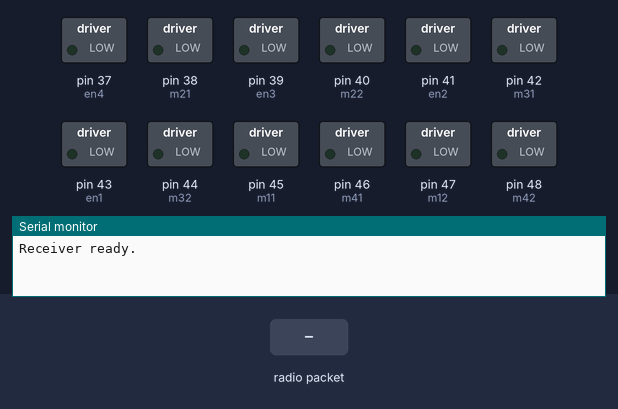
A sketch run on a simulated Arduino Mega 2560, built with avr-gcc and run on an emulated ATmega2560. On the bench: switched loads named in the sketch (green lamp = pin HIGH), the last lines printed to the serial monitor. The inputs (shaded band) are chosen by the test bench. No radio packets arrive unless stated.

Above: at 1.2 s.
1.3 s: radio packet "0011" arrives
At 1.42 s:
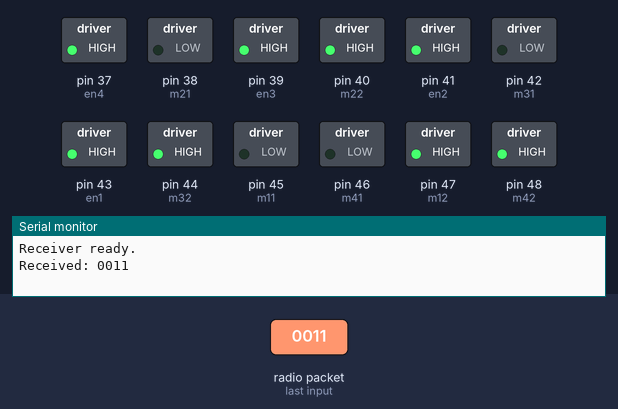
3.0 s: radio packet "0100" arrives
At 3.12 s:
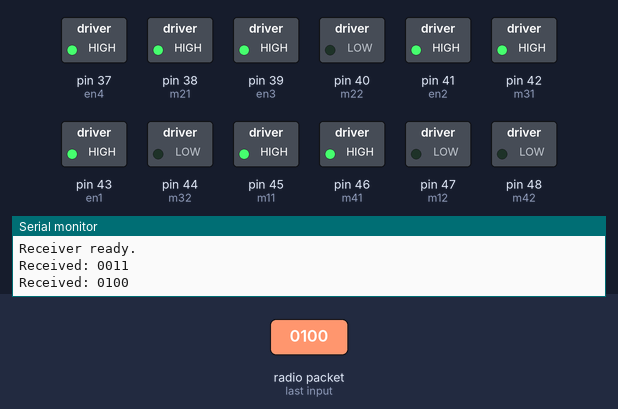
4.7 s: radio packet "0010" arrives
At 4.82 s:
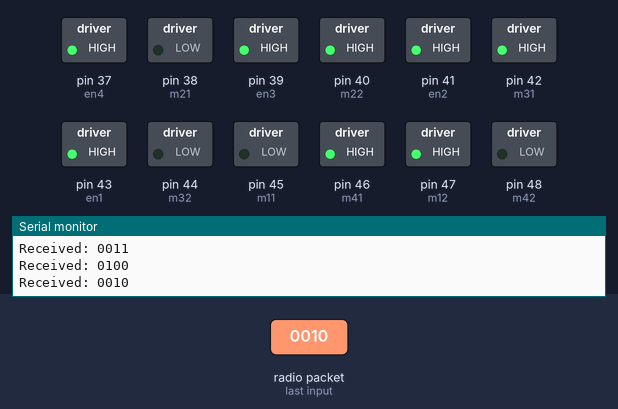
6.4 s: radio packet "0001" arrives
At 6.52 s:
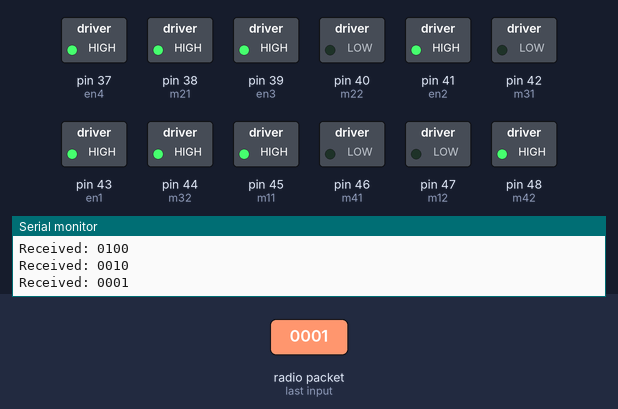
Timing chart, 0 to 9.1 s (numbered marks = the images above; inputs shaded):
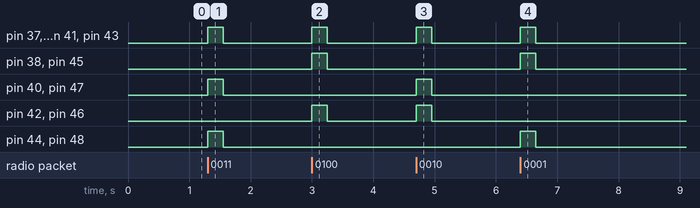

The sketch:

serial_with_NRF_RX_V3.ino
```cpp
#include <SPI.h>
#include <nRF24L01.h>
#include <RF24.h>

// Motor control pins
// const int m11 = 22;//22
// const int m12 = 24;//24
// const int m21 = 26;
// const int m22 = 28;
// const int m31 = 30;
// const int m32 = 32; //33 for one with marker 32 for other
// const int m41 = 34;
// const int m42 = 36;
const int m11 = 45;
const int m12 = 47;
const int m21 = 38;
const int m22 = 40;
const int m31 = 42;
const int m32 = 44; //33 for one with marker 32 for other
const int m41 = 46;
const int m42 = 48;

// const int en1 = 6;
// const int en2 = 5;
// const int en3 = 3;
// const int en4 = 2;

const int en1 = 43;
const int en2 = 41;
const int en3 = 39;
const int en4 = 37;
// const int motorSpeed = 150;

RF24 radio(35, 36);  // CE, CSN
const byte address[6] = "00001";
char buffer[32];
char lastCommand[32] = "";

unsigned long lastReceivedTime = 0;
const unsigned long signalTimeout = 250;  // Time to stop if no command

void setup() {
  Serial.begin(115200);

  pinMode(m11, OUTPUT); pinMode(m12, OUTPUT);
  pinMode(m21, OUTPUT); pinMode(m22, OUTPUT);
  pinMode(m31, OUTPUT); pinMode(m32, OUTPUT);
  pinMode(m41, OUTPUT); pinMode(m42, OUTPUT);

  pinMode(en1, OUTPUT); pinMode(en2, OUTPUT);
  pinMode(en3, OUTPUT); pinMode(en4, OUTPUT);

  if (!radio.begin()) {
    Serial.println("NRF24L01 not responding!");
    while (1);
  }

  radio.setPALevel(RF24_PA_HIGH);
  radio.setDataRate(RF24_250KBPS);
  radio.openReadingPipe(0, address);
  radio.startListening();

  Serial.println("Receiver ready.");
}

void loop() {
  // Check for new radio data
  if (radio.available()) {
    radio.read(&buffer, sizeof(buffer));

    Serial.print("Received: ");
    Serial.println(buffer);

    lastReceivedTime = millis();

    if (strcmp(buffer, lastCommand) != 0 || strcmp(lastCommand, "0000") == 0) {
      handleCommand(buffer);
      strcpy(lastCommand, buffer);
    }
  }

  // If signal not received recently, stop motors
  if (millis() - lastReceivedTime > signalTimeout && strcmp(lastCommand, "0000") != 0) {
    stopMotors();
    strcpy(lastCommand, "0000");
  }
}
int speed = 130; // 80 for others 100 for one with marker
int Rspeed= speed+20;
void handleCommand(const char* cmd) {
  if      (strncmp(cmd, "0011", 4) == 0) moveMotors(-Rspeed,-Rspeed,-Rspeed,-Rspeed);//LEFT
  else if (strncmp(cmd, "0100", 4) == 0) moveMotors(Rspeed,Rspeed,Rspeed,Rspeed);//RIGHT
  else if (strncmp(cmd, "0010", 4) == 0) moveMotors(-speed,speed,-speed,speed);//BACK
  else if (strncmp(cmd, "0001", 4) == 0) moveMotors(speed,-speed,speed,-speed);//FORWARD
  // else if (strncmp(cmd, "0101", 4) == 0) right();
  // else if (strncmp(cmd, "0110", 4) == 0) left();
  else                                   stopMotors();  // Unknown or stop
}

void setMotor(int in1, int in2, int en, int pwm) {
  if (pwm > 0) {
    digitalWrite(in1, HIGH);
    digitalWrite(in2, LOW);
    analogWrite(en, pwm);
  } else if (pwm < 0) {
    digitalWrite(in1, LOW);
    digitalWrite(in2, HIGH);
    analogWrite(en, -pwm);
  } else {
    digitalWrite(in1, LOW);
    digitalWrite(in2, LOW);
    analogWrite(en, 0);
  }
}

void moveMotors(int topLeftPWM, int topRightPWM, int bottomLeftPWM, int bottomRightPWM) {

  setMotor(m11, m12, en1, topLeftPWM);
  setMotor(m41, m42, en4, topRightPWM);
  setMotor(m21, m22, en2, bottomLeftPWM);
  setMotor(m31, m32, en3, bottomRightPWM);

}

void rotateClockwise(int speed) {
  moveMotors(speed, -speed, speed, -speed);
}

void rotateCounterClockwise(int speed) {
  moveMotors(-speed, speed, -speed, speed);
}

void stopMotors() {
  moveMotors(0, 0, 0, 0);
}
```

Measured:
- after the input at 1.3 s, pin 37 (en4), pin 39 (en3), pin 40 (m22), pin 41 (en2), pin 43 (en1), pin 44 (m32), pin 47 (m12), pin 48 (m42): LOW → HIGH at once, → LOW 0.25 s later
- after the input at 3.0 s, pin 37 (en4), pin 38 (m21), pin 39 (en3), pin 41 (en2), pin 42 (m31), pin 43 (en1), pin 45 (m11), pin 46 (m41): LOW → HIGH at once, → LOW 0.25 s later
- after the input at 4.7 s, pin 37 (en4), pin 39 (en3), pin 40 (m22), pin 41 (en2), pin 42 (m31), pin 43 (en1), pin 46 (m41), pin 47 (m12): LOW → HIGH at once, → LOW 0.25 s later
- after the input at 6.4 s, pin 37 (en4), pin 38 (m21), pin 39 (en3), pin 41 (en2), pin 43 (en1), pin 44 (m32), pin 45 (m11), pin 48 (m42): LOW → HIGH at once, → LOW 0.25 s later
